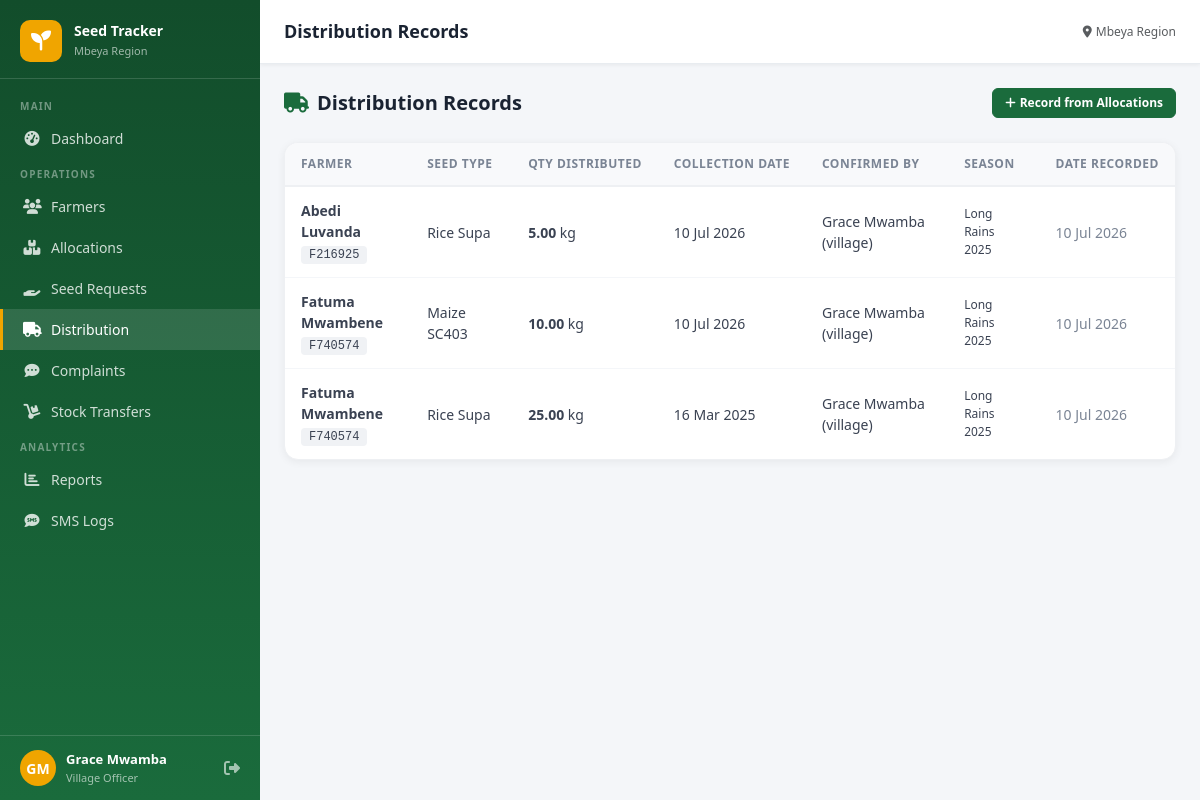
Before: /distributions/ (signed in) with the older database file.
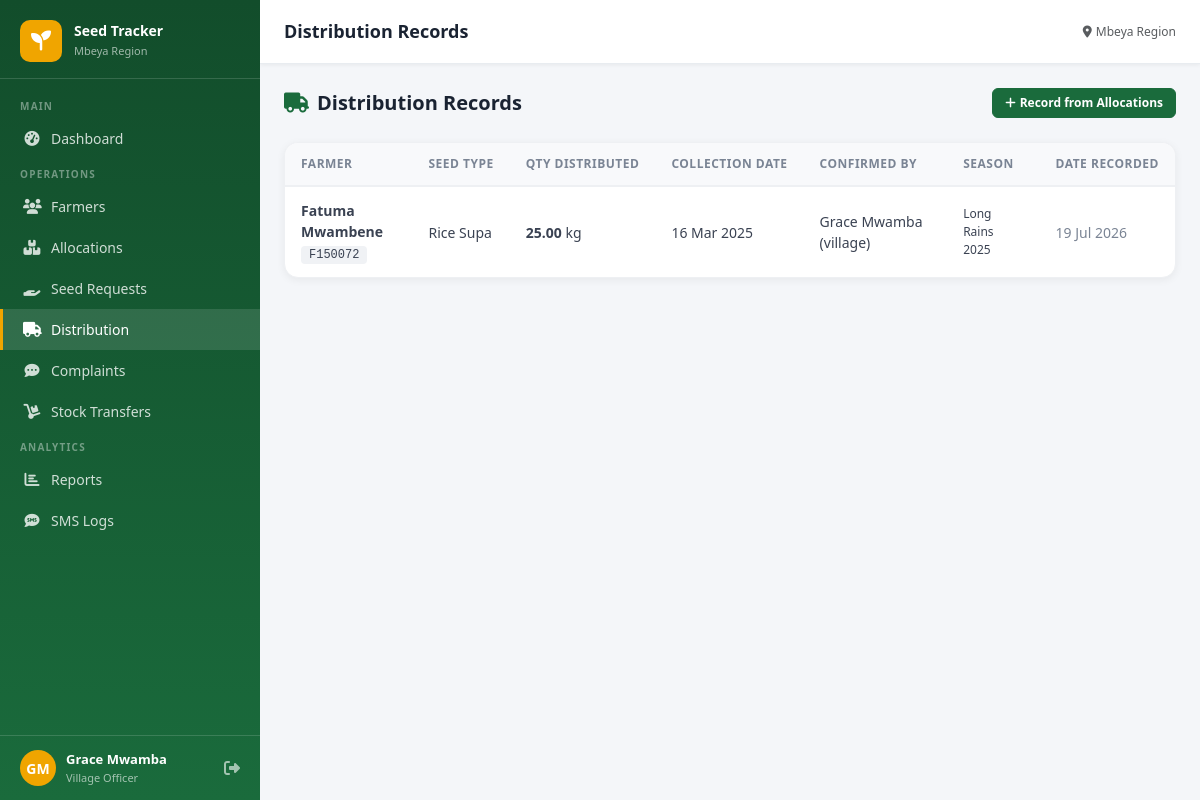
After: the same page with the newer database file.
### core/models.py (models this page shows, shortened)
class Distribution(models.Model):
    allocation = models.OneToOneField(SeedAllocation, on_delete=models.CASCADE, related_name='distribution')
    quantity_distributed = models.DecimalField(max_digits=10, decimal_places=2)
    collection_date = models.DateField(default=timezone.now)
    collection_confirmed = models.BooleanField(default=False)
    confirmed_by = models.ForeignKey(CustomUser, on_delete=models.SET_NULL, null=True, blank=True, related_name='confirmations')
    farmer_confirmed = models.BooleanField(default=False)
    farmer_confirmed_at = models.DateTimeField(null=True, blank=True)
    notes = models.TextField(blank=True)
    created_at = models.DateTimeField(auto_now_add=True)

class SeedAllocation(models.Model):
    STATUS_CHOICES = [
        ('pending','Pending'),('approved','Approved'),
        ('rejected','Rejected'),('distributed','Distributed'),
    ]
    farmer = models.ForeignKey(Farmer, on_delete=models.CASCADE, related_name='allocations')
    seed_type = models.ForeignKey(SeedType, on_delete=models.CASCADE)
    season = models.ForeignKey(FarmingSeasons, on_delete=models.CASCADE)
    quantity_allocated = models.DecimalField(max_digits=10, decimal_places=2)
    status = models.CharField(max_length=20, choices=STATUS_CHOICES, default='pending')
    collection_date = models.DateField(null=True, blank=True)
    collection_location = models.CharField(max_length=200, blank=True)
    requested_by = models.ForeignKey(CustomUser, on_delete=models.SET_NULL, null=True, related_name='requests')
    approved_by = models.ForeignKey(CustomUser, on_delete=models.SET_NULL, null=True, blank=True, related_name='approvals')
    rejection_reason = models.TextField(blank=True)
    sms_sent = models.BooleanField(default=False)
    notes = models.TextField(blank=True)
    created_at = models.DateTimeField(auto_now_add=True)
    updated_at = models.DateTimeField(auto_now=True)
    class Meta:
        unique_together = ('farmer', 'seed_type', 'season')

class Farmer(models.Model):
    STATUS_CHOICES = [('active','Active'),('inactive','Inactive'),('pending','Pending')]
    farmer_id = models.CharField(max_length=20, unique=True, blank=True)
    first_name = models.CharField(max_length=100)
    last_name = models.CharField(max_length=100)
    phone_number = models.CharField(max_length=20)
    village = models.ForeignKey(Village, on_delete=models.CASCADE, related_name='farmers')
    farm_location = models.CharField(max_length=200, blank=True)
    farm_size = models.DecimalField(max_digits=8, decimal_places=2, null=True, blank=True, help_text='Acres')
    crop_type = models.CharField(max_length=50, choices=CROP_CHOICES, default='maize')
    national_id = models.CharField(max_length=30, blank=True)
    status = models.CharField(max_length=20, choices=STATUS_CHOICES, default='active')
    registered_by = models.ForeignKey(CustomUser, on_delete=models.SET_NULL, null=True, related_name='registered_farmers')
    user = models.OneToOneField(CustomUser, on_delete=models.CASCADE, null=True, blank=True, related_name='farmer_profile')
    created_at = models.DateTimeField(auto_now_add=True)
    updated_at = models.DateTimeField(auto_now=True)
    @property
    def full_name(self): return f"{self.first_name} {self.last_name}"

class SeedType(models.Model):
    name = models.CharField(max_length=100, unique=True)
    description = models.TextField(blank=True)
    unit = models.CharField(max_length=30, default='kg')
    created_at = models.DateTimeField(auto_now_add=True)

class CustomUser(AbstractUser):
    ROLE_CHOICES = [
        ('admin', 'System Administrator'),
        ('regional', 'Regional Officer'),
        ('district', 'District Officer'),
        ('ward', 'Ward Officer'),
        ('village', 'Village Officer'),
        ('extension', 'Agricultural Extension Officer (Bwana Shamba)'),
        ('farmer', 'Farmer (Mkulima)'),
    ]
    role = models.CharField(max_length=20, choices=ROLE_CHOICES, default='village')
    region = models.ForeignKey(Region, on_delete=models.SET_NULL, null=True, blank=True)
    district = models.ForeignKey(District, on_delete=models.SET_NULL, null=True, blank=True)
    ward = models.ForeignKey(Ward, on_delete=models.SET_NULL, null=True, blank=True)
    village = models.ForeignKey(Village, on_delete=models.SET_NULL, null=True, blank=True)
    phone = models.CharField(max_length=20, blank=True)
    def __str__(self): return f"{self.get_full_name()} ({self.role})"

class FarmingSeasons(models.Model):
    name = models.CharField(max_length=100, unique=True)
    start_date = models.DateField()
    end_date = models.DateField()
    is_active = models.BooleanField(default=False)
    created_at = models.DateTimeField(auto_now_add=True)

### core/views.py (the view)
# urls.py: path('distributions/', views.distribution_list, name='distribution_list'),
@login_required
def distribution_list(request):
    user = request.user
    qs = Distribution.objects.select_related('allocation__farmer','allocation__seed_type')
    if user.role == 'village': qs = qs.filter(allocation__farmer__village=user.village)
    elif user.role in ('ward','extension'): qs = qs.filter(allocation__farmer__village__ward=user.ward)
    elif user.role == 'district': qs = qs.filter(allocation__farmer__village__ward__district=user.district)
    elif user.role == 'regional': qs = qs.filter(allocation__farmer__village__ward__district__region=user.region)
    elif user.role == 'farmer' and hasattr(user, 'farmer_profile'): qs = qs.filter(allocation__farmer=user.farmer_profile)
    paginator = Paginator(qs.order_by('-created_at'), 20)
    page = paginator.get_page(request.GET.get('page'))
    return render(request, 'core/distribution_list.html', {'page_obj': page})

### templates/core/distribution_list.html (shortened to what this page needs)
{% extends 'base.html' %}
{% block page_title %}Distribution Records{% endblock %}
{% block content %}
<div class="page-header">
  <h4><i class="fas fa-truck me-2" style="color:#1a6b3c"></i>Distribution Records</h4>
  <a href="{% url 'allocation_list' %}?status=approved" class="btn btn-primary btn-sm"><i class="fas fa-plus me-1"></i>Record from Allocations</a>
</div>
<div class="table-card">
  <div class="table-responsive">
    <table class="data-table">
      <thead><tr><th>Farmer</th><th>Seed Type</th><th>Qty Distributed</th><th>Collection Date</th><th>Confirmed By</th><th>Season</th><th>Date Recorded</th></tr></thead>
      <tbody>
        {% for d in page_obj %}
        <tr>
          <td>
            <span style="font-weight:600">{{ d.allocation.farmer.full_name }}</span>
            <br><span class="farmer-id">{{ d.allocation.farmer.farmer_id }}</span>
          </td>
          <td>{{ d.allocation.seed_type.name }}</td>
          <td><strong>{{ d.quantity_distributed }}</strong> {{ d.allocation.seed_type.unit }}</td>
          <td>{{ d.collection_date|date:"d M Y" }}</td>
          <td>{{ d.confirmed_by|default:"-" }}</td>
          <td style="font-size:12px">{{ d.allocation.season.name }}</td>
          <td style="color:#7a8494">{{ d.created_at|date:"d M Y" }}</td>
        </tr>
        {% empty %}
        <tr><td colspan="7" class="text-center text-muted py-5">No distribution records yet</td></tr>
        {% endfor %}
      </tbody>
    </table>
  </div>
</div>
{% endblock %}

Changed rows visible on the page:
removed Distribution: allocation.farmer.full_name "Abedi Luvanda", allocation.farmer.farmer_id "F216925", allocation.seed_type.name "Rice Supa", quantity_distributed "5.00", allocation.seed_type.unit "kg", collection_date "10 Jul 2026", confirmed_by "Grace Mwamba (village)", allocation.season.name "Long Rains 2025", created_at "10 Jul 2026"
removed Distribution: allocation.farmer.full_name "Fatuma Mwambene", allocation.farmer.farmer_id "F740574", allocation.seed_type.name "Maize SC403", quantity_distributed "10.00", allocation.seed_type.unit "kg", collection_date "10 Jul 2026", confirmed_by "Grace Mwamba (village)", allocation.season.name "Long Rains 2025", created_at "10 Jul 2026"
changed Distribution "Fatuma Mwambene": allocation.farmer.farmer_id "F740574" → "F150072"; created_at "10 Jul 2026" → "19 Jul 2026"
